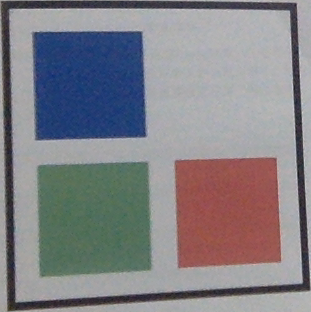
#> input picture roi_test.png, 311 x 312 px, given in place of the camera
$ python track_block.py   (Python 2 division)   (older library calls are emulated)
#> lines starting #> are read from the running program, lines starting #| are printed output that depends on the picture; after the words box and inside, x2 and y2 are one past the last pixel; in counts of white or black regions, pixels touching at a corner belong together
### shapedetector.py
#!/usr/bin/env python
# coding: utf-8

import cv2
import numpy as np
from scipy.spatial import distance

import imutils

from polygon import check_cnt_contain


red_range1 = (0, 30)
red_range2 = (150, 180)
green_range = (30, 90)
blue_range = (90, 140)

block_size = 100
half_block_size = (block_size / 2)


def angle_cos(p0, p1, p2):
    d1, d2 = (p0-p1).astype('float'), (p2-p1).astype('float')
    return np.abs(np.dot(d1, d2) / np.sqrt(np.dot(d1, d1)*np.dot(d2, d2)))


def detect_square(cnt):
    peri = cv2.arcLength(cnt, True)
    cnt = cv2.approxPolyDP(cnt, 0.02 * peri, True)
    if len(cnt) == 4 and cv2.isContourConvex(cnt):
        cnt = cnt.reshape(-1, 2)
        ws = [distance.euclidean(cnt[i], cnt[(i + 1) % 4]) for i in xrange(4)]
        max_cos = np.max([angle_cos(cnt[i], cnt[(i + 1) % 4], cnt[(i + 2) % 4]) for i in xrange(4)])
        z_val = np.std(ws) / np.mean(ws)
        # print 'z_val:%s, max_cos:%s' % (z_val, max_cos)
        if z_val < 0.18 and max_cos < 0.35:
            return True, cnt
    return False, None


def detect_color(roi):
    hsv = cv2.cvtColor(roi, cv2.COLOR_BGR2HSV)

    mask = cv2.inRange(hsv, (0., 20., 0.), (180., 255., 255.))
    white_mask = cv2.inRange(hsv, (0., 0., 200.), (180., 60., 255.))

    h, w = white_mask.shape[:2]
    cnz = cv2.countNonZero(white_mask)
    wr = np.float32(cnz) / (h * w)
    # print (h, w), 'cnz:', cnz, 'white rate:', wr
    if wr > 0.80:
        return 'white'

    hst = cv2.calcHist([hsv], [0], mask, [180], [0, 180])
    cv2.normalize(hst, hst, 0, 1, cv2.NORM_MINMAX)

    rval = np.sum(hst[red_range1[0]:red_range1[1]]) + np.sum(hst[red_range2[0]:red_range1[1]])
    gval = np.sum(hst[green_range[0]:green_range[1]])
    bval = np.sum(hst[blue_range[0]:blue_range[1]])
    # print 'color values:', rval, gval, bval

    if rval > 0.8:
        return 'red'
    elif gval > 0.8:
        return 'green'
    elif bval > 0.8:
        return 'blue'
    return 'unknown'


def detect_color_in(img, cnt):
    x, y, w, h = cv2.boundingRect(cnt)
    cnt = cnt.reshape(-1, 2)
    square_pnts = np.float32([[0, 0], [block_size, 0], [block_size, block_size]])
    mtx = cv2.getAffineTransform(np.float32(cnt[:3]), square_pnts)
    dst = cv2.warpAffine(img, mtx, (w, h))

    roi1, roi2, roi3, roi4 = dst[0:half_block_size, 0:half_block_size], \
                             dst[half_block_size:block_size, 0:half_block_size], \
                             dst[half_block_size:block_size, half_block_size:block_size], \
                             dst[0:half_block_size, half_block_size:block_size]
    colours = detect_color(roi1), detect_color(roi2), detect_color(roi3), detect_color(roi4)
    for idx, color in enumerate(colours):
        if color == 'white':
            colours = colours[idx:] + colours[:idx]
    return colours, dst


# [51 lines left out: functions find_contours, detect_color_from_contours, not called in this run]


# [31 lines that do not run on import are left out]

### track_block.py
#!/usr/bin/env python
# coding: utf-8


import cv2
import numpy as np
import shapely.geometry as geom

import shapedetector as sd


def detect_sq(image):
    gray = cv2.cvtColor(image, cv2.COLOR_BGR2GRAY)
    blurred = cv2.medianBlur(gray, 3)

    edges = cv2.Canny(blurred, 60, 200)
    # edges = cv2.Canny(gray, 100, 200)
    _, contours, hierarchy = cv2.findContours(edges, cv2.RETR_TREE, cv2.CHAIN_APPROX_SIMPLE)

    if hierarchy is None:
        return

    hierarchy = hierarchy[0]

    found = []
    for cnt_idx in range(len(contours)):
        area = cv2.contourArea(contours[cnt_idx], oriented=True)
        if area < 400:
            continue

        k = cnt_idx
        c = 0
        while hierarchy[k][2] != -1:
            k = hierarchy[k][2]
            c = c + 1
        if c > 2:
            found.append(cnt_idx)

    for i, cnt_idx in enumerate(found):
        is_square, c = sd.detect_square(contours[cnt_idx])
        if is_square:
            print 'found squared'
            x, y, width, height = cv2.boundingRect(contours[cnt_idx])
            roi = image[y:y + height, x:x + width]
            cv2.imwrite("roi.png", roi)
            colors, dst = sd.detect_color_in(roi, c)
            print 'color:%d:' % i, colors


def cluster_boxes(box_list):
    if len(box_list) < 2:
        return box_list

    box_list = sorted(box_list, key=lambda b: b.area, reverse=True)
    results = []
    b0 = box_list[0]
    results.append(b0)

    for b in box_list[1:]:
        if b0.intersects(b) or b0.touches(b):
            b0 = b0.union(b)
        else:
            results.append(b)

    return results


cap = cv2.VideoCapture(0)
fgbg = cv2.createBackgroundSubtractorMOG2()
fgbg.setHistory(30)

# tracker = cv2.TrackerKCF_create()

kernel = cv2.getStructuringElement(cv2.MORPH_ELLIPSE, (5, 5))

track_init = False

while True:
    _, frame = cap.read()
#> frame is the input picture: shape (312, 311, 3); mean B, G, R 134.5, 129.4, 130.5
    fg_mask = fgbg.apply(frame)
#> fg_mask: shape (312, 311); every value is 127
    fg_mask = cv2.morphologyEx(fg_mask, cv2.MORPH_OPEN, kernel)
    fg_mask = cv2.morphologyEx(fg_mask, cv2.MORPH_CLOSE, kernel)

    _, fg_mask = cv2.threshold(fg_mask, 60, 255, cv2.THRESH_BINARY)
#> fg_mask: shape (312, 311); every value is 255
    im2, contours, hierarchy = cv2.findContours(fg_mask, cv2.RETR_EXTERNAL, cv2.CHAIN_APPROX_SIMPLE)
#> contours = [[[0, 0], [0, 311], [310, 311], [310, 0]]]

    boxes = []
    for c in contours:
        area = cv2.contourArea(c)
        if area < 200:
            continue
        x, y, w, h = cv2.boundingRect(c)
        boxes.append(geom.box(x, y, (x + w), (y + h)))
#> this loop made 1 pass
#> (c, area, x, y, w, h) on pass 1: ([[0, 0], [0, 311], [310, 311], [310, 0]], 96410, 0, 0, 311, 312)
#> after the loop, boxes = 1 item

    boxes = cluster_boxes(boxes)

    for box in boxes:
        x0, y0, x1, y1 = np.int32(box.bounds)
#> this loop made 1 pass
#> (x0, y0, x1, y1) on pass 1: (0, 0, 311, 312)
        # cv2.rectangle(frame, (x0, y0), (x1, y1), (0, 255, 0), 2)

    detect_sq(frame)
#> in detect_sq, `gray = cv2.cvtColor(image, cv2.COLOR_BGR2GRAY)`:
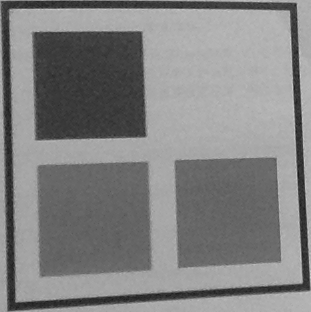
#> gray: shape (312, 311); min 23, max 208, mean 130.3
#> in detect_sq, `edges = cv2.Canny(blurred, 60, 200)`:
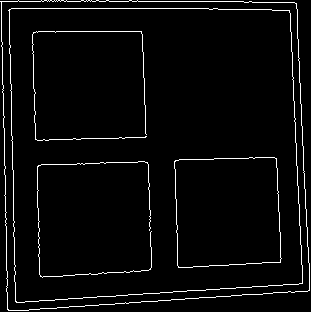
#> edges: shape (312, 311); 3.7% white in thin lines or dots
#> in detect_sq, `_, contours, hierarchy = cv2.findContours(edges, cv2.RETR_TREE, cv2.CH..`: contours = 8 contours, 2 with area under 20; largest, box (x1, y1, x2, y2) and area: (0, 0, 310, 311) 89478, (1, 0, 310, 311) 89474, (8, 8, 303, 303) 80752, (9, 8, 303, 303) 80748, (174, 157, 282, 268) 10893, (174, 157, 282, 268) 10890
#> the loop in detect_sq, `for cnt_idx in range(len(contours)):` made 8 passes
#> area on passes 1 to 8: -89477.5, 89474, -80752, 80748, -3, -10893, 10890, -2.5
#> after the loop in detect_sq, `for cnt_idx in range(len(contours)):`: found = [1]
#> the loop in detect_sq, `for i, cnt_idx in enumerate(found):` made 1 pass
#> (cnt_idx, peri in detect_square, ws in detect_square, max_cos in detect_square, z_val in detect_square, is_square) on pass 1: (1, 1236, [293, 287.4, 300.7, 308.1], 0.0522, 0.0263, True)
#| found squared
#| color:0: ('blue', 'green', 'red', 'blue')
#> pass 1, in detect_sq, `roi = image[y:y + height, x:x + width]`:
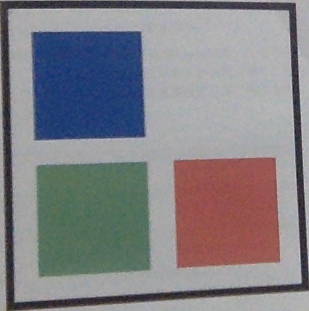
#> roi: shape (311, 309, 3); mean B, G, R 134.2, 129, 130.1
#> pass 1, in detect_color_in, `dst = cv2.warpAffine(img, mtx, (w, h))`:
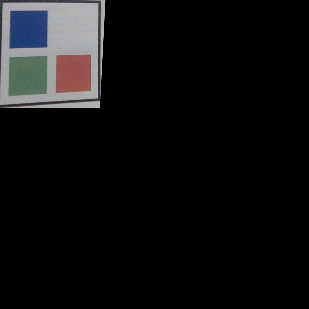
#> dst: shape (309, 309, 3); mean B, G, R 15.7, 15.1, 15.2
#> pass 1, in detect_color_in, `roi1, roi2, roi3, roi4 = dst[0:half_block_size, 0:half_block_size], \ ..`:
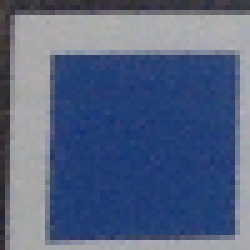
#> roi1: shape (50, 50, 3) (shown 5 times larger); mean B, G, R 130.4, 99.1, 84.3
#> pass 1, in detect_color_in, `roi1, roi2, roi3, roi4 = dst[0:half_block_size, 0:half_block_size], \ ..`:
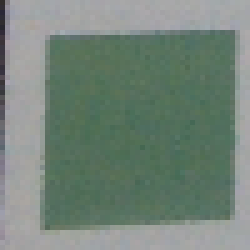
#> roi2: shape (50, 50, 3) (shown 5 times larger); mean B, G, R 121.2, 132.3, 116
    cv2.imshow('video_fg', frame)

    k = cv2.waitKey(30) & 0xff
#> (key q is pressed here)
    # wait for 's' key to save and exit
    if k == ord('s'):
        cv2.imwrite('frame.png', frame)
    elif k == 27 or k == ord('q'):
        break

cap.release()
cv2.destroyAllWindows()
